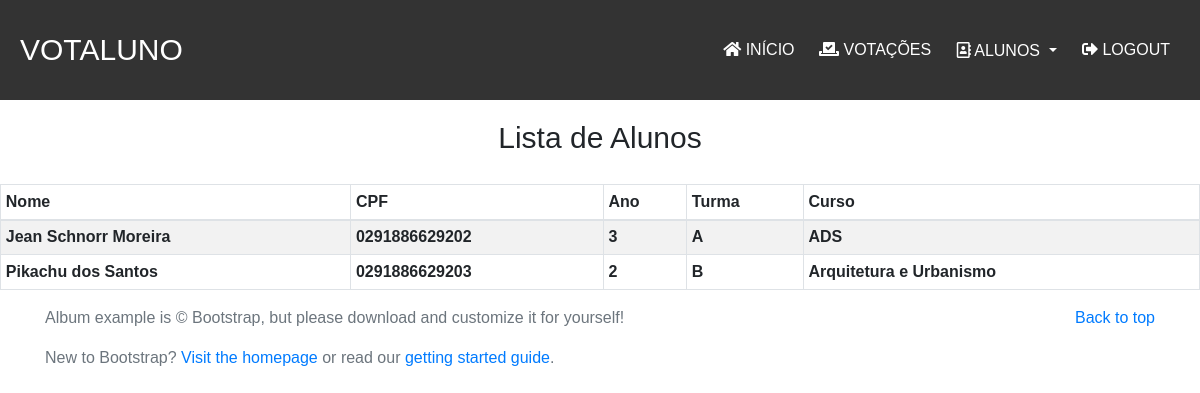
Screenshot of /listarAlunos/ (signed in) with the database file from the repository.
### votacoes/models.py (models this page shows, shortened)
class Aluno(models.Model):
    imagemAluno = models.ImageField(upload_to='images/')
    nomeAluno = models.CharField(
        max_length=255,
        null=False,
        blank=False
    )
    cursoAluno = models.CharField(
        max_length=50,
        null=False,
        blank=False
    )
    turmaAluno = models.CharField(
        max_length=1,
        null=False,
        blank=False
    )
    cpfAluno = models.CharField(
        max_length=14,
        null=False,
        blank=False
    )
    serieAluno = models.IntegerField(
        null=False,
        blank=False,
    )

### votacoes/views.py (the view)
# urls.py: path('listarAlunos/',views.listarAlunos,name='listarAlunos'),
@login_required
def listarAlunos(request):
    alunos = Aluno.objects.all()
    return render(request,'listar/listarAlunos.html',{'alunos':alunos})

### votacoes/templates/listar/listarAlunos.html
{% extends 'baseSite.html' %}
{% block content %}
<div class="listaAlunos">
    <h1>Lista de Alunos</h1>
    <table id="dtVerticalScrollExample" class="table table-responsive-sm table-striped table-bordered table-sm" cellspacing="0"
    width="90%">
        <thead>
            <th class="th-sm">Nome</th>
            <th class="th-sm">CPF</th>
            <th class="th-sm">Ano</th>
            <th class="th-sm">Turma</th>
            <th class="th-sm">Curso</th>
        </thead>
        <tbody>
            {% for Aluno in alunos %}
                <tr>
                    <th>{{Aluno.nomeAluno}}</th>
                    <th>{{Aluno.cpfAluno}}</th>
                    <th>{{Aluno.serieAluno}}</th>
                    <th>{{Aluno.turmaAluno}}</th>
                    <th>{{Aluno.cursoAluno}}</th>
                </tr>
            {% endfor %}
        </tbody>
    </table>
</div>
{% endblock %}

### votacoes/static/css/baseSite.css (style rules this page uses)
* { margin: 0; padding: 0; font-family: "montserrat",sans-serif; }

### votacoes/static/css/site.css (style rules this page uses)
h1,h2 { text-align: center; font-size: 30px; padding: 20px 0; }

### rows the page displays
Aluno: nomeAluno "Jean Schnorr Moreira", cpfAluno "0291886629202", serieAluno "3", turmaAluno "A", cursoAluno "ADS"
Aluno: nomeAluno "Pikachu dos Santos", cpfAluno "0291886629203", serieAluno "2", turmaAluno "B", cursoAluno "Arquitetura e Urbanismo"
